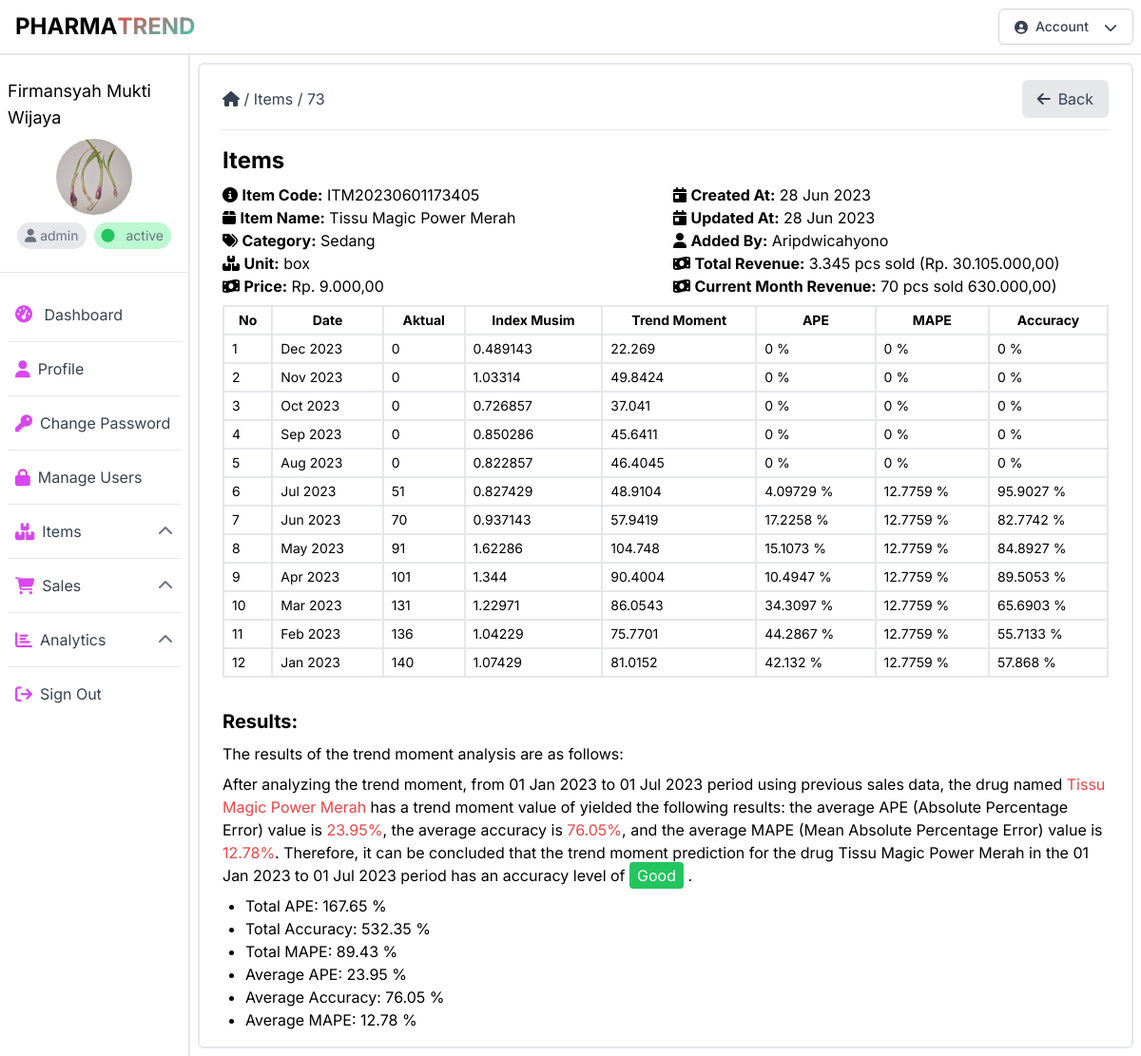
Before: /detail_analytics_per_item_table.php?id=73 (signed in) with the older database file.
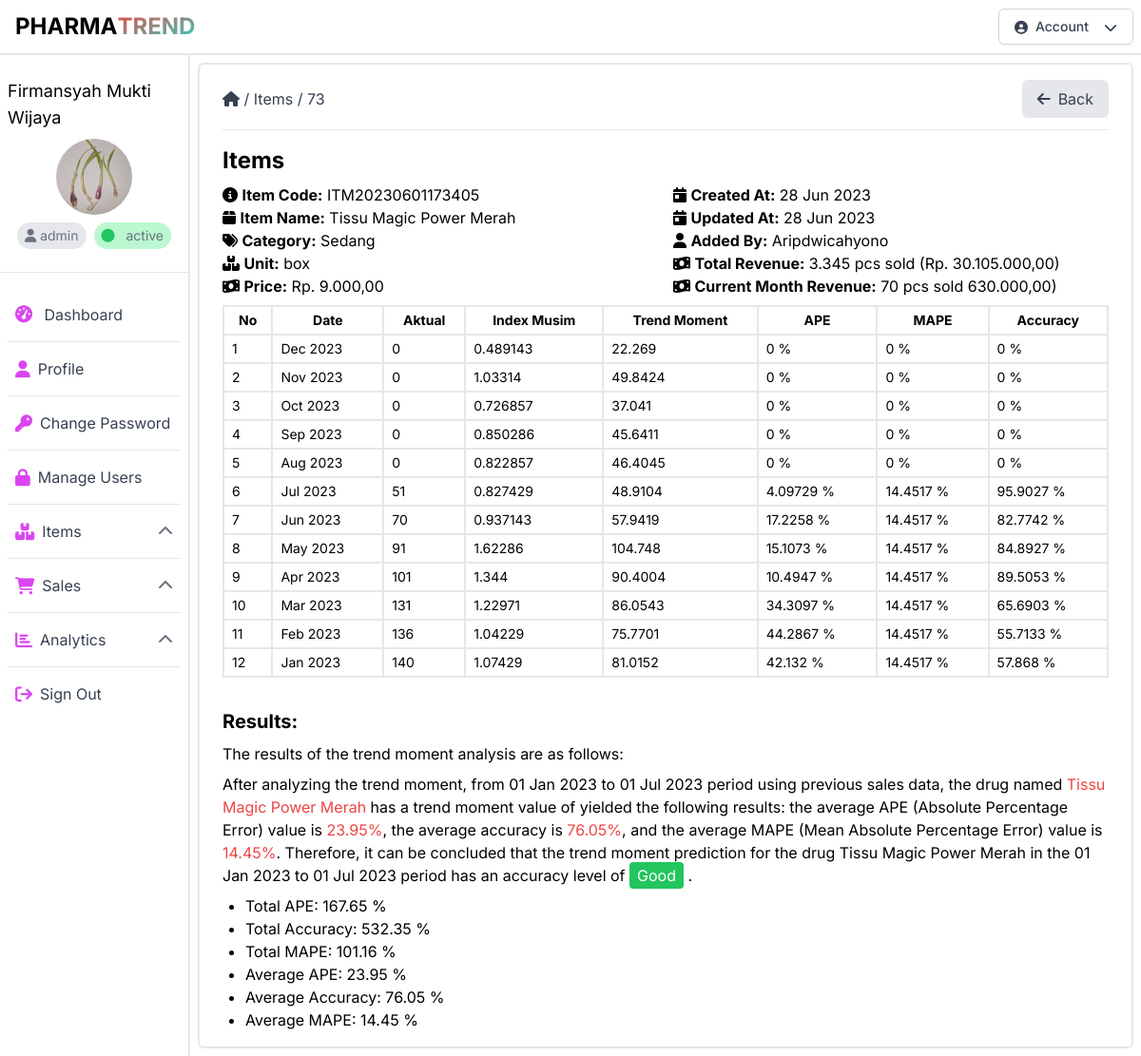
After: the same page with the newer database file.
### tables this page shows
CREATE TABLE `items` (
  `id` int(11) NOT NULL,
  `code` varchar(32) NOT NULL,
  `name` varchar(128) NOT NULL,
  `price` varchar(256) NOT NULL,
  `unit` varchar(32) NOT NULL,
  `stock` varchar(256) NOT NULL,
  `created_at` datetime NOT NULL,
  `updated_at` datetime NOT NULL,
  `id_user` int(11) NOT NULL
);

CREATE TABLE `clustering` (
  `id` int(11) NOT NULL,
  `cluster` int(11) NOT NULL,
  `cluster_sold` int(11) NOT NULL,
  `cluster_price` int(11) NOT NULL,
  `cluster_sold_per_1000` float NOT NULL,
  `cluster_price_per_1000` float NOT NULL,
  `lowest` float NOT NULL,
  `middle` float NOT NULL,
  `highest` float NOT NULL,
  `category` varchar(32) NOT NULL
);

CREATE TABLE `users` (
  `id` int(11) NOT NULL,
  `fullname` varchar(128) NOT NULL,
  `email` varchar(256) NOT NULL,
  `password` varchar(256) NOT NULL,
  `phone` varchar(16) DEFAULT NULL,
  `address` varchar(16) DEFAULT NULL,
  `photo` varchar(128) DEFAULT NULL,
  `role` varchar(128) NOT NULL,
  `status` varchar(32) NOT NULL,
  `created_at` datetime NOT NULL,
  `updated_at` datetime NOT NULL
);

CREATE TABLE `trends_moment` (
  `id` int(11) NOT NULL,
  `id_item` int(11) NOT NULL,
  `id_sale` int(11) DEFAULT NULL,
  `month` int(11) NOT NULL,
  `time_x` int(11) NOT NULL,
  `year` int(11) NOT NULL,
  `sales_real` float NOT NULL,
  `a` float NOT NULL,
  `b` float NOT NULL,
  `y` float NOT NULL,
  `averageSold` float NOT NULL,
  `indexMusim` float NOT NULL,
  `forecast` float NOT NULL,
  `ape` float NOT NULL,
  `mape` float DEFAULT NULL,
  `accuracy` float NOT NULL
);

CREATE TABLE `sales` (
  `id` int(11) NOT NULL,
  `code` varchar(32) NOT NULL,
  `sold` varchar(256) NOT NULL,
  `month` varchar(16) NOT NULL,
  `year` varchar(16) NOT NULL,
  `created_at` datetime NOT NULL,
  `updated_at` datetime NOT NULL,
  `id_item` int(11) NOT NULL,
  `id_user` int(11) NOT NULL
);

### public/detail_analytics_per_item_table.php (the view, shortened to what the rows shown need)
<?php
require_once("config.php");
$currentYear = date('Y');
$query = "SELECT * FROM trends_moment WHERE id_item = {$_GET['id']} AND year = $currentYear ORDER BY month DESC";
$result = mysqli_query($conn, $query);
$itemQuery = "SELECT i.id, i.code, i.name, i.unit, i.price, i.stock, i.created_at, i.updated_at, i.id_user, c.id AS cluster_id, c.cluster, c.cluster_sold, c.cluster_price, c.cluster_sold_per_1000, c.cluster_price_per_1000, c.lowest, c.middle, c.highest, c.category
FROM items AS i
JOIN sales_cluster AS sc ON i.id = sc.id_item
JOIN clustering AS c ON sc.nearest_cluster = c.id
WHERE i.id = {$_GET['id']}";
$itemResult = mysqli_query($conn, $itemQuery);
$item = mysqli_fetch_assoc($itemResult);
$userQuery = "SELECT id, fullname, email, phone, address, photo, created_at, updated_at FROM users WHERE id = {$item['id_user']}";
$userResult = mysqli_query($conn, $userQuery);
$user = mysqli_fetch_assoc($userResult);
?>
<!DOCTYPE html>
<html lang="id">
<head>
    <link rel="stylesheet" href="css/output.css">
    <link rel="stylesheet" href="https://cdnjs.cloudflare.com/ajax/libs/font-awesome/6.4.0/css/all.min.css"
 />
</head>
<body class="font-inter">
    <div class="container-fluid mx-auto h-auto">
        <div class="flex">
            <?php
            include("components/sidebar.php");
            ?>
            <div class="w-10/12 h-[calc(100vh-3.5rem)] p-2">
                <div class="w-full h-auto border-2 border-gray-200 rounded-md py-4 px-6">
                    <div class="flex flex-col gap-4 mt-4">
                        <div class="flex flex-col gap-2">
                            <div class="flex flex-row items-center justify-between">
                                <div class="flex flex-row items-center gap-2">
                                    <h1 class="text-2xl font-bold">Items</h1>
                                </div>
                            </div>
                            <div class="flex-1 flex flex-row gap-4">
                                <div class="flex-1 flex-col gap-2">
                                    <div>
                                        <i class="fas fa-info-circle"></i>
                                        <span class="font-bold">Item Code:</span>
                                        <span><?php echo $item['code']; ?></span>
                                    </div>
                                    <div>
                                        <i class="fas fa-box"></i>
                                        <span class="font-bold">Item Name:</span>
                                        <span><?php echo $item['name']; ?></span>
                                    </div>
                                    <div>
                                        <i class="fas fa-tags"></i>
                                        <span class="font-bold">Category:</span>
                                        <span><?php echo $item['category']; ?></span>
                                    </div>
                                    <div>
                                        <i class="fas fa-boxes"></i>
                                        <span class="font-bold">Unit:</span>
                                        <span><?php echo $item['unit']; ?></span>
                                    </div>
                                    <div>
                                        <i class="fas fa-money-bill-wave"></i>
                                        <span class="font-bold">Price:</span>
                                        <span>Rp. <?php echo number_format($item['price'], 2, ',', '.'); ?></span>
                                    </div>
                                </div>
                                <div class="flex-1 flex-col gap-2">
                                    <div>
                                        <i class="fas fa-calendar-day"></i>
                                        <span class="font-bold">Created At:</span>
                                        <span><?php echo date('d M Y', strtotime($item['created_at'])); ?></span>
                                    </div>
                                    <div>
                                        <i class="fas fa-calendar-day"></i>
                                        <span class="font-bold">Updated At:</span>
                                        <span><?php echo date('d M Y', strtotime($item['updated_at'])); ?></span>
                                    </div>
                                    <div>
                                        <i class="fas fa-user"></i>
                                        <span class="font-bold">Added By:</span>
                                        <span>
                                            <?php
                                            echo ucwords($user['fullname']);
                                            ?></span>
                                    </div>
                                </div>
                            </div>
                            <table class="table-auto w-full">
                                <thead>
                                    <tr>
                                        <th class="border-2 border-gray-200 px-2 py-1 text-sm">No</th>
                                        <th class="border-2 border-gray-200 px-2 py-1 text-sm">Date</th>
                                        <th class="border-2 border-gray-200 px-2 py-1 text-sm">Aktual</th>
                                        <th class="border-2 border-gray-200 px-2 py-1 text-sm">Index Musim</th>
                                        <th class="border-2 border-gray-200 px-2 py-1 text-sm">Trend Moment</th>
                                        <th class="border-2 border-gray-200 px-2 py-1 text-sm">APE</th>
                                        <th class="border-2 border-gray-200 px-2 py-1 text-sm">MAPE</th>
                                        <th class="border-2 border-gray-200 px-2 py-1 text-sm">Accuracy</th>
                                    </tr>
                                </thead>
                                <tbody>
                                    <?php
                                    $no = 1;
                                    $totalAPE = 0;
                                    $totalAccuracy = 0;
                                    $totalMAPE = 0;
                                    $firstDate = '';
                                    $lastDate = '';
                                    $jmdata = 0;
                                while ($row = mysqli_fetch_assoc($result)) {
                                    $month = $row['month'];
                                    $year = $row['year'];
                                    $id_item = $row['id_item'];
                                    $trend = $row['forecast'];
                                    $totalAPE += $row['ape'];
                                    $totalAccuracy += $row['accuracy'];
                                    $totalMAPE += $row['mape'];
                                    if ($firstDate == '') {
                                        $lastDate = date('d M Y', strtotime("$year-$month-01"));
                                    }
                                    $label = date('M Y', strtotime("$year-$month-01"));
                                    $sqlSold = "SELECT * FROM sales WHERE id_item = '$id_item' AND month = '$month' AND year = '$year'";
                                    $resultSold = mysqli_query($conn, $sqlSold);
                                    $rowSold = mysqli_fetch_assoc($resultSold);
                                    if ($rowSold) {
                                        $sold = $rowSold['sold'];
                                        $firstDate = date('d M Y', strtotime("$year-$month-01"));
                                        $jmdata++;
                                    } else {
                                        $sold = 0;
                                    }
                                    ?>
                                    <tr>
                                        <td class="border-2 border-gray-200 px-2 py-1 text-sm"><?php echo $no++; ?></td>
                                        <td class="border-2 border-gray-200 px-2 py-1 text-sm"><?php echo $label; ?></td>
                                        <td class="border-2 border-gray-200 px-2 py-1 text-sm"><?php echo $sold; ?></td>
                                        <td class="border-2 border-gray-200 px-2 py-1 text-sm"><?php echo $row['indexMusim']; ?></td>
                                        <td class="border-2 border-gray-200 px-2 py-1 text-sm"><?php echo $trend; ?></td>
                                        <td class="border-2 border-gray-200 px-2 py-1 text-sm"><?php echo $row['ape']; ?> %</td>
                                        <td class="border-2 border-gray-200 px-2 py-1 text-sm"><?php echo $row['mape']; ?> %</td>
                                        <td class="border-2 border-gray-200 px-2 py-1 text-sm"><?php echo $row['accuracy']; ?> %</td>
                                    </tr>
                                    <?php
                                    }
                                    ?>
                                </tbody>
                            </table>
                        </div>
                        <div class="mt-4">
                            <h2 class="text-xl font-bold">Results:</h2>
                            <p class="mt-2">The results of the trend moment analysis are as follows:</p>
                            <p class="mt-2">
                                After analyzing the trend moment, from <?php echo $firstDate; ?> to <?php echo $lastDate; ?> period using previous sales data, the drug named
                                <span class="text-red-500"><?php echo $item['name']; ?></span> has a trend moment value of
                                yielded the following results: the average APE (Absolute Percentage Error) value is
                                <span class="text-red-500"><?php echo number_format($totalAPE / $jmdata, 2); ?>%</span>,
                                the average accuracy is
                                <span class="text-red-500"><?php echo number_format($totalAccuracy / $jmdata, 2); ?>%</span>,
                                and the average MAPE (Mean Absolute Percentage Error) value is
                                <span class="text-red-500"><?php echo number_format($totalMAPE / $jmdata, 2); ?>%</span>.
                                Therefore, it can be concluded that the trend moment prediction for the drug <?php echo $item['name']; ?> in the
                                <?php echo $firstDate; ?> to <?php echo $lastDate; ?> period has an accuracy level of <?php if($totalMAPE / $jmdata < 10) { ?>
                                    <span class="bg-green-500 text-white px-2 py-1 rounded">Very Good</span>
                                <?php } elseif($totalMAPE / $jmdata < 20) { ?>
                                    <span class="bg-green-500 text-white px-2 py-1 rounded">Good</span>
                                <?php } elseif($totalMAPE / $jmdata < 50) { ?>
                                    <span class="bg-yellow-500 text-white px-2 py-1 rounded">Acceptable</span>
                                <?php } else { ?>
                                    <span class="bg-red-500 text-white px-2 py-1 rounded">Poor</span>
                                <?php } ?>.
                            </p>
                            <ul class="list-disc pl-6 mt-2">
                                <li>Total APE: <?php echo number_format($totalAPE, 2); ?> %</li>
                                <li>Total Accuracy: <?php echo number_format($totalAccuracy, 2); ?> %</li>
                                <li>Total MAPE: <?php echo number_format($totalMAPE, 2); ?> %</li>
                            </ul>
                            <ul class="list-disc pl-6">
                                <li>Average APE: <?php echo number_format($totalAPE / $jmdata, 2); ?> %</li>
                                <li>Average Accuracy: <?php echo number_format($totalAccuracy / $jmdata, 2); ?> %</li>
                                <li>Average MAPE: <?php echo number_format($totalMAPE / $jmdata, 2); ?> %</li>
                            </ul>
                        </div>
                    </div>
                </div>
            </div>
        </div>
</body>
</html>

Changed rows visible on the page:
changed trends_moment "Jul 2023": mape "12.7759" → "14.4517"
changed trends_moment "Jun 2023": mape "12.7759" → "14.4517"
changed trends_moment "May 2023": mape "12.7759" → "14.4517"
changed trends_moment "Apr 2023": mape "12.7759" → "14.4517"
changed trends_moment "Mar 2023": mape "12.7759" → "14.4517"
changed trends_moment "Feb 2023": mape "12.7759" → "14.4517"
changed trends_moment "Jan 2023": mape "12.7759" → "14.4517"
Other visible differences:
$totalMAPE / $jmdata: "12.78" → "14.45"
$totalMAPE: "89.43" → "101.16"
